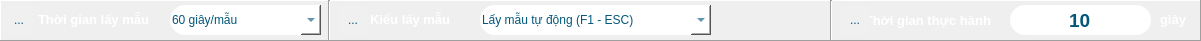
   <widget class="QFrame" name="frame_toolSetup">
    <property name="geometry">
     <rect>
      <x>0</x>
      <y>570</y>
      <width>1201</width>
      <height>41</height>
     </rect>
    </property>
    <property name="styleSheet">
     <string notr="true">QFrame#frame_toolSetup{
	background-color: rgb(25, 149, 173);
    /*background-color: rgb(3, 87, 123);;*/
}</string>
    </property>
    <property name="frameShape">
     <enum>QFrame::Panel</enum>
    </property>
    <property name="frameShadow">
     <enum>QFrame::Raised</enum>
    </property>
    <widget class="QComboBox" name="comboBox_sampleTime">
     <property name="geometry">
      <rect>
       <x>170</x>
       <y>5</y>
       <width>151</width>
       <height>30</height>
      </rect>
     </property>
     <property name="font">
      <font>
       <pointsize>10</pointsize>
       <weight>75</weight>
       <italic>true</italic>
       <bold>true</bold>
      </font>
     </property>
     <property name="toolTip">
      <string>Cài đặt thời gian lấy mẫu</string>
     </property>
     <property name="layoutDirection">
      <enum>Qt::LeftToRight</enum>
     </property>
     <property name="styleSheet">
      <string notr="true">QComboBox{
color: rgb(3, 87, 123);
background-color: rgb(255, 255, 255);
border: none;
border-style: outset;
border-width: 0px;
border-top-left-radius: 15px;
border-bottom-left-radius: 15px;
}

QComboBox::drop-down{
width: 20;
}
QComboBox:hover{
background-color: rgb(0, 170, 255);
color: rgb(255, 255, 255);
}</string>
     </property>
     <property name="inputMethodHints">
      <set>Qt::ImhHiddenText</set>
     </property>
     <property name="editable">
      <bool>true</bool>
     </property>
     <item>
      <property name="text">
       <string>60 giây/mẫu</string>
      </property>
     </item>
     <item>
      <property name="text">
       <string>30 giây/mẫu</string>
      </property>
     </item>
     <item>
      <property name="text">
       <string>10 giây/mẫu</string>
      </property>
     </item>
     <item>
      <property name="text">
       <string>5 giây/mẫu</string>
      </property>
     </item>
     <item>
      <property name="text">
       <string>2 giây/mẫu</string>
      </property>
     </item>
     <item>
      <property name="text">
       <string>1 mẫu/giây</string>
      </property>
     </item>
     <item>
      <property name="text">
       <string>2 mẫu/giây</string>
      </property>
     </item>
     <item>
      <property name="text">
       <string>5 mẫu/giây</string>
      </property>
     </item>
     <item>
      <property name="text">
       <string>10 mẫu/giây</string>
      </property>
     </item>
     <item>
      <property name="text">
       <string>50 mẫu/giây</string>
      </property>
     </item>
     <item>
      <property name="text">
       <string>100 mẫu/giây</string>
      </property>
     </item>
     <item>
      <property name="text">
       <string>500 mẫu/giây</string>
      </property>
     </item>
    </widget>
    <widget class="QLineEdit" name="lineEdit_playTime">
     <property name="geometry">
      <rect>
       <x>1010</x>
       <y>5</y>
       <width>141</width>
       <height>30</height>
      </rect>
     </property>
     <property name="font">
      <font>
       <pointsize>14</pointsize>
       <weight>75</weight>
       <bold>true</bold>
      </font>
     </property>
     <property name="toolTip">
      <string>Cài đặt thời gian thực hành</string>
     </property>
     <property name="styleSheet">
      <string notr="true">QLineEdit{
	color: rgb(3, 87, 123);
background-color: rgb(255, 255, 255);
border: none;
border-style: outset;
border-width: 0px;
border-radius: 15px;
}</string>
     </property>
     <property name="text">
      <string>10</string>
     </property>
     <property name="maxLength">
      <number>10</number>
     </property>
     <property name="alignment">
      <set>Qt::AlignCenter</set>
     </property>
    </widget>
    <widget class="QLabel" name="label">
     <property name="geometry">
      <rect>
       <x>38</x>
       <y>9</y>
       <width>131</width>
       <height>20</height>
      </rect>
     </property>
     <property name="font">
      <font>
       <pointsize>10</pointsize>
       <weight>75</weight>
       <bold>true</bold>
      </font>
     </property>
     <property name="styleSheet">
      <string notr="true">color: rgb(255, 255, 255);</string>
     </property>
     <property name="text">
      <string>Thời gian lấy mẫu</string>
     </property>
    </widget>
    <widget class="QLabel" name="label_timePlay">
     <property name="geometry">
      <rect>
       <x>870</x>
       <y>10</y>
       <width>121</width>
       <height>20</height>
      </rect>
     </property>
     <property name="font">
      <font>
       <pointsize>10</pointsize>
       <weight>75</weight>
       <bold>true</bold>
      </font>
     </property>
     <property name="layoutDirection">
      <enum>Qt::RightToLeft</enum>
     </property>
     <property name="styleSheet">
      <string notr="true">color: rgb(255, 255, 255);</string>
     </property>
     <property name="text">
      <string>Thời gian thực hành</string>
     </property>
     <property name="alignment">
      <set>Qt::AlignRight|Qt::AlignTrailing|Qt::AlignVCenter</set>
     </property>
    </widget>
    <widget class="Line" name="line">
     <property name="geometry">
      <rect>
       <x>830</x>
       <y>0</y>
       <width>3</width>
       <height>41</height>
      </rect>
     </property>
     <property name="styleSheet">
      <string notr="true"/>
     </property>
     <property name="orientation">
      <enum>Qt::Vertical</enum>
     </property>
    </widget>
    <widget class="Line" name="line_3">
     <property name="geometry">
      <rect>
       <x>328</x>
       <y>0</y>
       <width>3</width>
       <height>41</height>
      </rect>
     </property>
     <property name="orientation">
      <enum>Qt::Vertical</enum>
     </property>
    </widget>
    <widget class="QLabel" name="label_3">
     <property name="geometry">
      <rect>
       <x>1160</x>
       <y>11</y>
       <width>31</width>
       <height>16</height>
      </rect>
     </property>
     <property name="font">
      <font>
       <pointsize>10</pointsize>
       <weight>75</weight>
       <bold>true</bold>
      </font>
     </property>
     <property name="styleSheet">
      <string notr="true">color: rgb(255, 255, 255);</string>
     </property>
     <property name="text">
      <string>giây</string>
     </property>
    </widget>
    <widget class="QLabel" name="label_2">
     <property name="geometry">
      <rect>
       <x>370</x>
       <y>9</y>
       <width>101</width>
       <height>20</height>
      </rect>
     </property>
     <property name="font">
      <font>
       <pointsize>10</pointsize>
       <weight>75</weight>
       <bold>true</bold>
      </font>
     </property>
     <property name="styleSheet">
      <string notr="true">color: rgb(255, 255, 255);</string>
     </property>
     <property name="text">
      <string>Kiểu lấy mẫu</string>
     </property>
    </widget>
    <widget class="QComboBox" name="comboBox_sampleType">
     <property name="geometry">
      <rect>
       <x>480</x>
       <y>5</y>
       <width>231</width>
       <height>30</height>
      </rect>
     </property>
     <property name="font">
      <font>
       <pointsize>10</pointsize>
       <weight>75</weight>
       <italic>true</italic>
       <bold>true</bold>
      </font>
     </property>
     <property name="toolTip">
      <string>Kiểu lấy mẫu</string>
     </property>
     <property name="layoutDirection">
      <enum>Qt::LeftToRight</enum>
     </property>
     <property name="styleSheet">
      <string notr="true">QComboBox{
color: rgb(3, 87, 123);
background-color: rgb(255, 255, 255);
border: none;
border-style: outset;
border-width: 0px;
border-top-left-radius: 15px;
border-bottom-left-radius: 15px;
}

QComboBox::drop-down{
width: 20;
}
QComboBox:hover{
background-color: rgb(0, 170, 255);
color: rgb(255, 255, 255);
}</string>
     </property>
     <property name="inputMethodHints">
      <set>Qt::ImhHiddenText</set>
     </property>
     <property name="editable">
      <bool>true</bool>
     </property>
     <item>
      <property name="text">
       <string>Lấy mẫu tự động (F1 - ESC)</string>
      </property>
     </item>
     <item>
      <property name="text">
       <string>Lấy mẫu bằng tay (F2)</string>
      </property>
     </item>
    </widget>
    <widget class="QToolButton" name="toolButton_toolSampleTime">
     <property name="geometry">
      <rect>
       <x>4</x>
       <y>5</y>
       <width>30</width>
       <height>30</height>
      </rect>
     </property>
     <property name="toolTip">
      <string>Đồ thị đường cong</string>
     </property>
     <property name="styleSheet">
      <string notr="true">QToolButton{
color: rgb(2, 87, 122);
background-color: rgb(240, 240, 240);
border-color: rgb(210, 210, 210);
border-style: outset;
border-width: 0px;
border-radius: 5px;
}
QToolButton:hover{
border-width: 0px;
background-color: rgb(25, 149, 173);
color: rgb(255, 255, 255);
}</string>
     </property>
     <property name="text">
      <string>...</string>
     </property>
     <property name="icon">
      <iconset resource="../chart.qrc">
       <normaloff>:/icon/chart/iconChartClock_On.jpg</normaloff>:/icon/chart/iconChartClock_On.jpg</iconset>
     </property>
     <property name="iconSize">
      <size>
       <width>30</width>
       <height>30</height>
      </size>
     </property>
     <property name="autoRaise">
      <bool>true</bool>
     </property>
    </widget>
    <widget class="QToolButton" name="toolButton_toolSampleTime_2">
     <property name="geometry">
      <rect>
       <x>338</x>
       <y>5</y>
       <width>30</width>
       <height>30</height>
      </rect>
     </property>
     <property name="toolTip">
      <string>Đồ thị đường cong</string>
     </property>
     <property name="styleSheet">
      <string notr="true">QToolButton{
color: rgb(2, 87, 122);
background-color: rgb(240, 240, 240);
border-color: rgb(210, 210, 210);
border-style: outset;
border-width: 0px;
border-radius: 5px;
}
QToolButton:hover{
border-width: 0px;
background-color: rgb(25, 149, 173);
color: rgb(255, 255, 255);
}</string>
     </property>
     <property name="text">
      <string>...</string>
     </property>
     <property name="icon">
      <iconset resource="../chart.qrc">
       <normaloff>:/icon/chart/iconChartManual_On.jpg</normaloff>:/icon/chart/iconChartManual_On.jpg</iconset>
     </property>
     <property name="iconSize">
      <size>
       <width>30</width>
       <height>30</height>
      </size>
     </property>
     <property name="autoRaise">
      <bool>true</bool>
     </property>
    </widget>
    <widget class="QToolButton" name="toolButton_toolSampleTime_3">
     <property name="geometry">
      <rect>
       <x>840</x>
       <y>5</y>
       <width>30</width>
       <height>30</height>
      </rect>
     </property>
     <property name="toolTip">
      <string>Đồ thị đường cong</string>
     </property>
     <property name="styleSheet">
      <string notr="true">QToolButton{
color: rgb(2, 87, 122);
background-color: rgb(240, 240, 240);
border-color: rgb(210, 210, 210);
border-style: outset;
border-width: 0px;
border-radius: 5px;
}
QToolButton:hover{
border-width: 0px;
background-color: rgb(25, 149, 173);
color: rgb(255, 255, 255);
}</string>
     </property>
     <property name="text">
      <string>...</string>
     </property>
     <property name="icon">
      <iconset resource="../chart.qrc">
       <normaloff>:/icon/chart/iconPracticeTime_On.jpg</normaloff>:/icon/chart/iconPracticeTime_On.jpg</iconset>
     </property>
     <property name="iconSize">
      <size>
       <width>30</width>
       <height>30</height>
      </size>
     </property>
     <property name="autoRaise">
      <bool>true</bool>
     </property>
    </widget>
   </widget>
